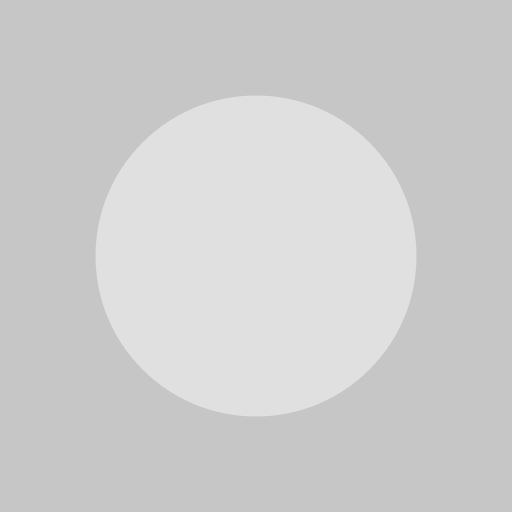
Frame 1 (no input)
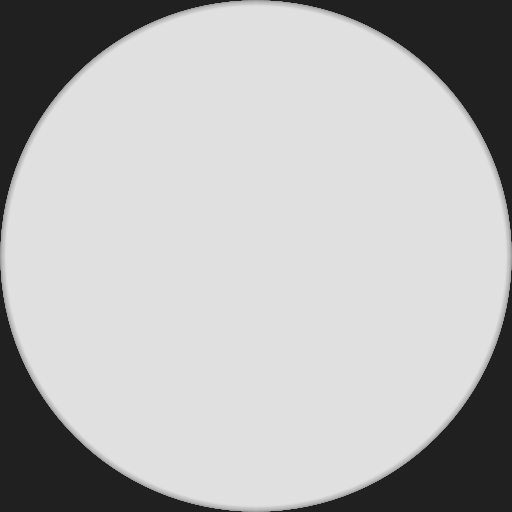
Frame 60 (the mouse pressed at the canvas centre just before this capture)
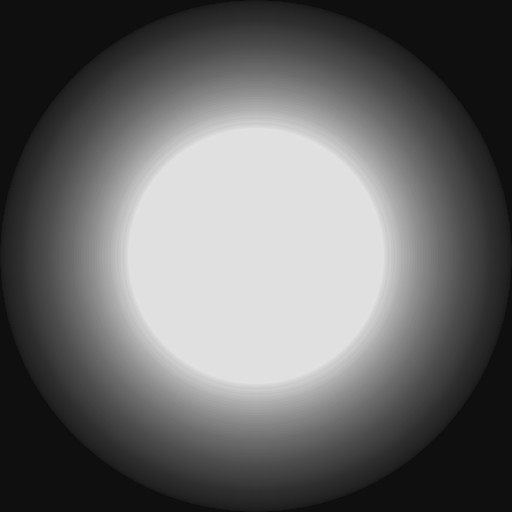
Frame 120 (the mouse held since frame 60 and released just before this capture)

The Processing sketch that drew these frames (run headless with seeded random() and noise(); from frame 60 on, the mouse is pressed at the canvas centre):

// Processing sketch: ANI2012H22_FadingBall1
// ── ANI2012H22_FadingBall1.pde
// ANI2012H22_FadingBall1.pde
// Animation d'une boule lumineuse avec mouvement oscillatoire.

// paramètres
float amplitude = 256.0f;
float period = 5000.0f;

// variables
Ball ball;

float centerX;
float centerY;

void setup()
{
  size(512, 512);

  centerX = width / 2.0f;
  centerY = height / 2.0f;

  noStroke();

  ball = new Ball(centerX, centerY, 256, color(224));
}

void draw()
{
  fade(8);

  ball.oscillation = 256 + int(oscillate(millis(), amplitude, period));

  ball.update();
  ball.render();
}

// classe de type Ball
class Ball
{
  float positionX;
  float positionY;

  float radius;

  float oscillation;

  color colorFill;

  Ball(float x, float y, float r, color c)
  {
    positionX = x;
    positionY = y;

    radius = r;

    colorFill = c;
  }

  void update()
  {
    radius = oscillation;
  }

  void render()
  {
    fill(colorFill);
    ellipse(positionX, positionY, radius, radius);
  }
}

void fade(float decay)
{
  fill(0, decay);
  rect(0, 0, width, height);
}

float oscillate(float time, float amplitude, float period)
{
  return amplitude * sin(time * 2 * PI / period);
}
